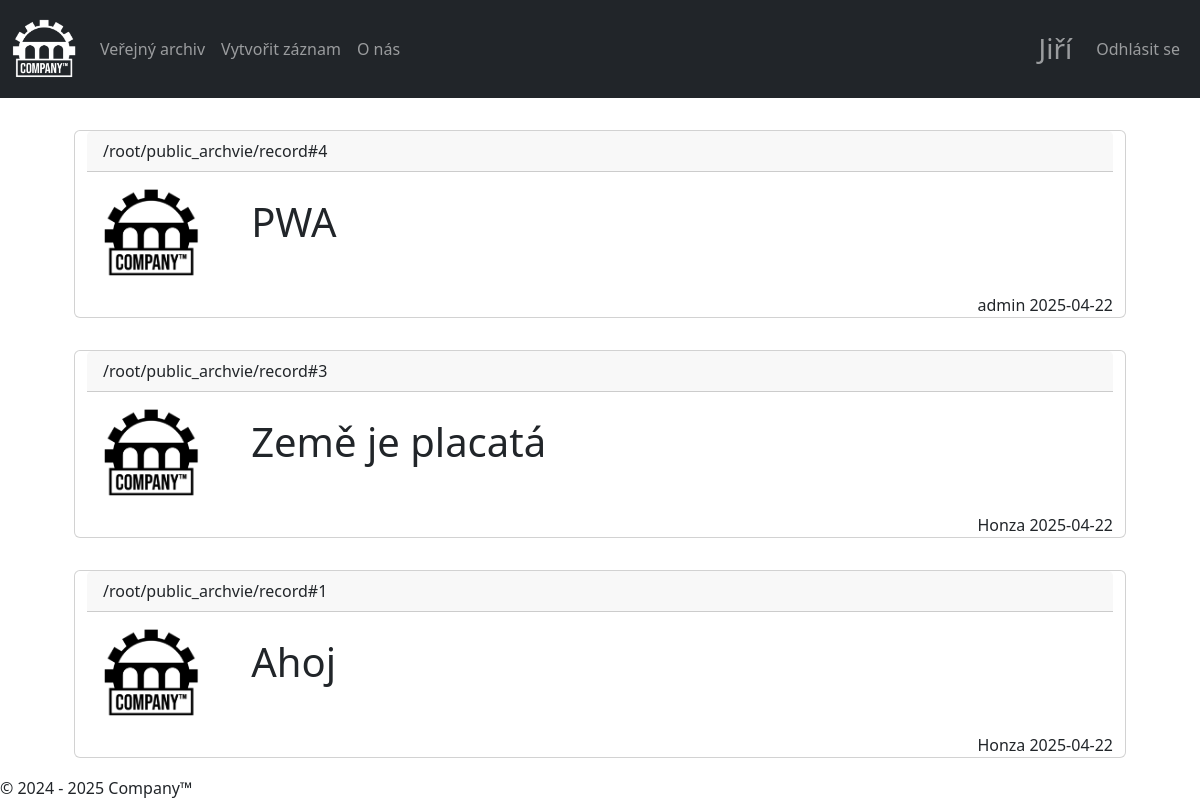
Screenshot of /public_archive (signed in) with the database file from the repository.
### tables this page shows
CREATE TABLE public (
  id INTEGER PRIMARY KEY AUTOINCREMENT,
  title TEXT NOT NULL,
  content TEXT NOT NULL,
  img TEXT,
  autor_id INTEGER KEY,
  cration_date DATETIME NOT NULL);

CREATE TABLE users (
  id INTEGER PRIMARY KEY AUTOINCREMENT,
  name TEXT NOT NULL,
  email TEXT NOT NULL,
  password TEXT NOT NULL,
  UUID TEXT,
  check_code TEXT,
  is_employee BOOL NOT NULL,
  registration_date DATETIME NOT NULL);

### app.py (the view)
@app.route("/public_archive")
def public_arch():
    req = db.session.execute(text("SELECT public.id, public.title, users.name, public.cration_date FROM public JOIN users on public.autor_id = users.id ORDER BY public.id DESC"))
    return render_template("public.html", records = req.fetchall())

### app.py (called while the page is built)
@app.before_request
def create_db():
    if not hasattr(app, 'db_initialized'):
        db.create_all()
        app.db_initialized = True  # Zamezení opakovaného vytváření tabulek

### templates/public.html (shortened to what this page needs)
{% extends "core.html" %}
{% block content %}
    <div class="container">
        {% for item in records %}
            <div class="row" style="margin: 2rem;">
                <div class="card">
                    <div class="card-header">/root/public_archvie/record#{{item[0]}}</div>
                    <div class="card-body"><img style="margin-right: 3rem; width: 6rem;" src="static/ico.png" alt=""> <a style="text-decoration: none;" class="display-6 text-dark" href="/record/{{item[0]}}">{{item[1]}}</a></div>
                    <div style="text-align: right;" class="card-foorer">{{item[2]}} {{item[3]}}</div>
                </div>
            </div>
        {% endfor %}
{% endblock %}

### rows the page displays
public: id "4", title "PWA", name "admin", cration_date "2025-04-22"
public: id "3", title "Země je placatá", name "Honza", cration_date "2025-04-22"
public: id "1", title "Ahoj", name "Honza", cration_date "2025-04-22"

### other values shown
{{ session["username"] }} "Jiří"
